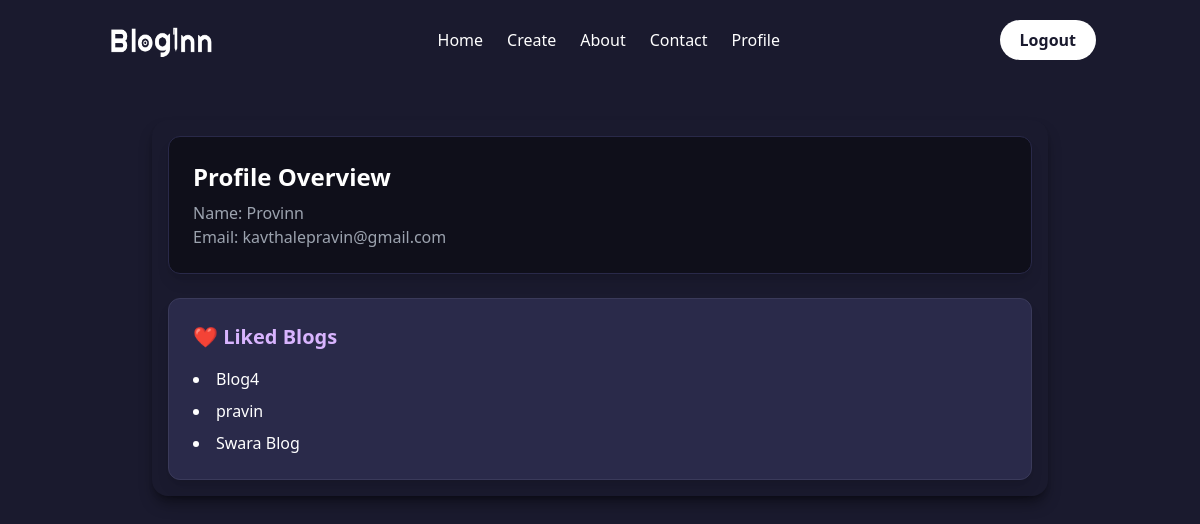
The page /liked-blogs/ (signed in) on the database its author committed.
### blog/models.py (models this page shows, shortened)
class Post(models.Model):
    title=models.CharField(max_length=100)
    content=models.TextField()
    date_posted=models.DateTimeField(default=timezone.now)
    author=models.ForeignKey(User,on_delete=models.CASCADE)
    image=models.ImageField(default="background.jpg",upload_to='blog')
    liked_users = models.ManyToManyField(User, through='Like', related_name='liked_posts')

### users/views.py (the view)
# urls.py: path('liked-blogs/',user_views.likedBlogs,name='liked-blogs'),
@login_required
def likedBlogs(request):
    user=request.user
    liked_post_id=Like.objects.filter(user=user).values_list('post_id',flat=True)
    posts=Post.objects.filter(id__in=liked_post_id)
    return render(request,'users/likedBlogs.html',{'posts':posts})

### users/templates/users/likedBlogs.html
{% extends "blog/base.html" %}
{% block content %}
<div class="container mx-auto mt-10 p-4 bg-[#1a1a2e] rounded-2xl shadow-lg shadow-black/40 max-w-4xl relative z-10">
    <div class="bg-[#0f0f1a] p-6 rounded-xl shadow-lg mb-6 border border-[#292949]">
        <h2 class="text-2xl font-bold text-white mb-2">Profile Overview</h2>
        <p class="text-gray-400">Name: {{ request.user.username }}</p>
        <p class="text-gray-400">Email: {{ request.user.email }}</p>
    </div>
    <div class="bg-[#2a2a4a] p-6 rounded-xl shadow-lg border border-[#3a3a5a]">
        <h3 class="text-xl font-semibold text-purple-300 mb-4">❤️ Liked Blogs</h3>
        {% if posts %}
            <ul class="list-disc list-inside space-y-2">
                {% for post in posts %}
                    <li>
                        <a href="{%url 'post-detail' post.id %}" class="text-white hover:text-purple-400 transition duration-200 font-medium">
                            {{ post.title }}
                        </a>
                    </li>
                {% endfor %}
            </ul>
        {% else %}
            <p class="text-gray-400 italic">You haven't liked any blog posts yet.</p>
        {% endif %}
    </div>
</div>
{% endblock %}

### rows shown on the page
Post: title "Blog4"
Post: title "pravin"
Post: title "Swara Blog"

### other values the page prints
{{ request.user.username }} "Provinn"
{{ request.user.email }} "kavthalepravin@gmail.com"
